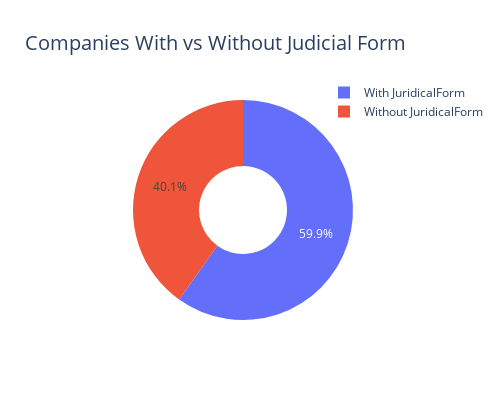

Source (notebook cell):
### Code cell
import sqlite3
import plotly.graph_objects as go

# Step 1: Connect to the SQLite database
conn = sqlite3.connect(db_file) 
cursor = conn.cursor()

# Step 2: Query to count companies with and without judicialForm
cursor.execute("""
    SELECT 
        CASE 
            WHEN JuridicalForm IS NOT NULL AND TRIM(JuridicalForm) != '' THEN 'With JuridicalForm'
            ELSE 'Without JuridicalForm'
        END AS form_status,
        COUNT(*) as total
    FROM enterprise  
    GROUP BY form_status;
""")

# Step 3: Fetch and organize data
results = cursor.fetchall()
labels = [row[0] for row in results]
values = [row[1] for row in results]

# Step 4: Create a pie chart using Plotly
fig = go.Figure(data=[go.Pie(labels=labels, values=values, hole=0.4)])
fig.update_layout(title_text = "Companies With vs Without Judicial Form",
                  width = 500, height=400,
                  title_font_size=20,  
                  legend=dict(
                              x = 1.0,
                              y = 1.1,
                              xanchor = 'center',
                              yanchor = 'top'
                        )  

                  )

# Step 5: Show the plot
fig.show()

# Close connection
conn.close()

### Figure 1 — Plotly figure (JSON) as saved in the notebook; plotly's stock layout.template omitted (floating-point values rounded to 4 significant figures)
{"data": [{"hole": 0.4, "labels": ["With JuridicalForm", "Without JuridicalForm"], "type": "pie", "values": [1153201, 773045]}], "layout": {"height": 400, "legend": {"x": 1, "xanchor": "center", "y": 1.1, "yanchor": "top"}, "title": {"font": {"size": 20}, "text": "Companies With vs Without Judicial Form"}, "width": 500}}
